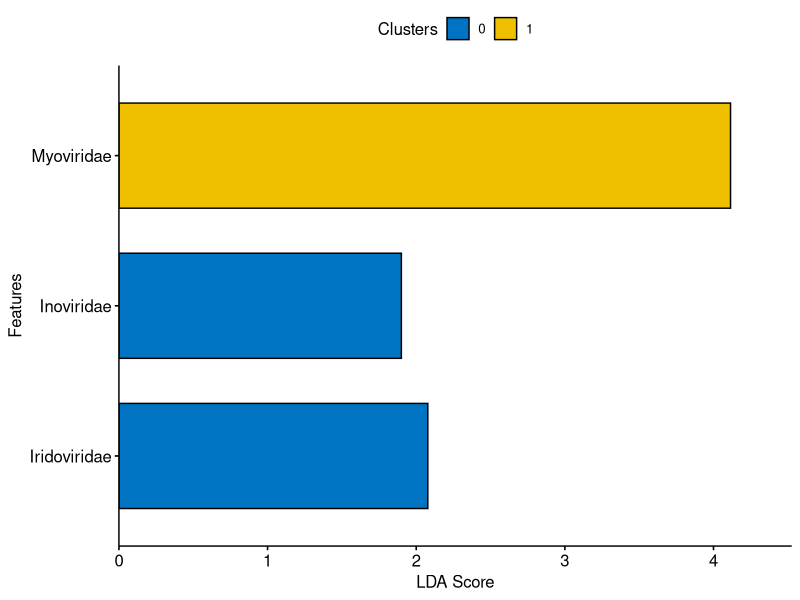

Write R code to recreate this figure.
library(ggpubr)
library(ggplot2)
data<-read.csv("selected_phage.csv")
data$group<-factor(data$group)

png("plot.png",width = 12,height = 5,res = 300,units="in")
ggbarplot(data, x = "Features", y = "value",
          fill = "group",           # change fill color by mpg_level
          color = "black",            # Set bar border colors to white
          palette = "jco",            # jco journal color palett. see ?ggpar
          sort.val = "desc",          # Sort the value in descending order
          sort.by.groups = TRUE,     # Don't sort inside each group
          x.text.angle = 0,          # Rotate vertically x axis texts
          ylab = "LDA Score",
          legend.title = "Clusters",
          rotate = TRUE
)+scale_y_continuous(expand = expansion(mult = c(0, .1)))
dev.off()
